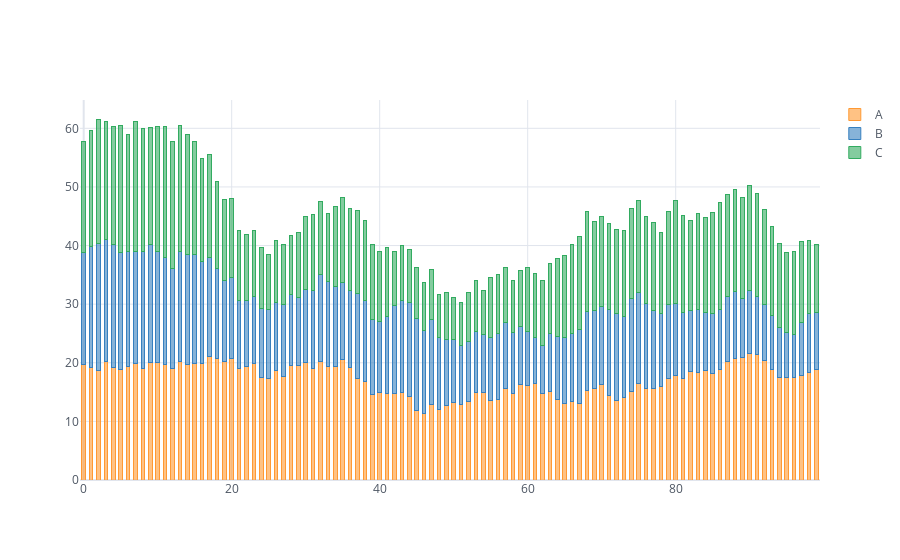

Notebook cell for this chart:
### Code cell
df.iplot(kind = 'bar',barmode='stack',bargap=0.5)
